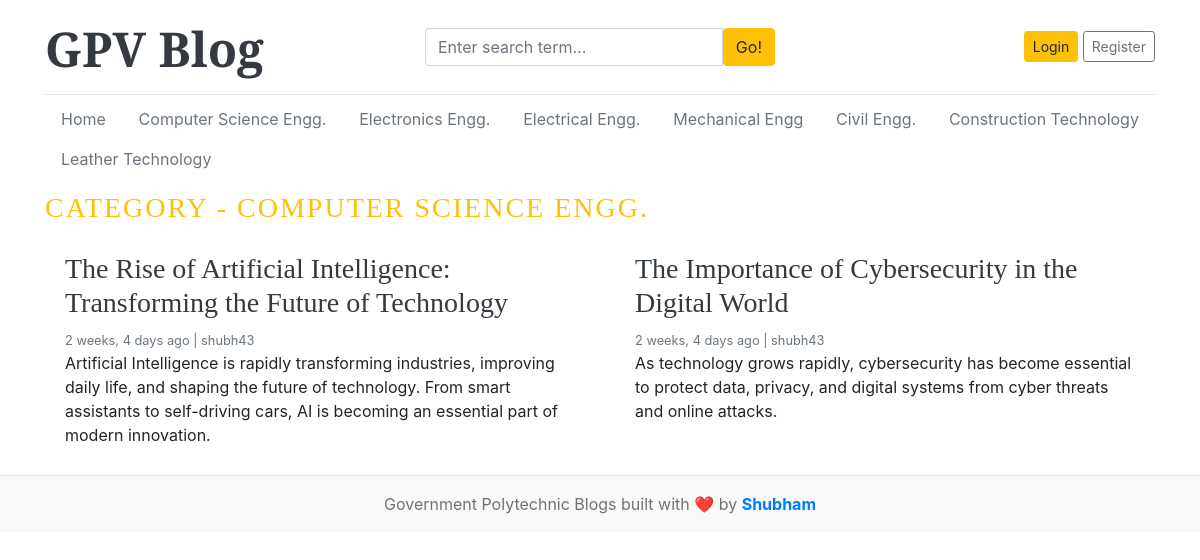
The page /category/13/ on the database its author committed.
### blogs/models.py (models this page shows, shortened)
class category(models.Model):
    category_name = models.CharField(max_length=50,unique=True)
    cerated_at = models.DateTimeField(auto_now_add=True)
    updated_at = models.DateTimeField(auto_now=True)
    class Meta:
        verbose_name_plural = 'categories'
    def __str__(self):
        return self.category_name

class Blog(models.Model):
    title = models.CharField(max_length=500)
    slug = models.SlugField(max_length=150, unique=True, blank=True)
    category = models.ForeignKey(category, on_delete=models.CASCADE)
    author = models.ForeignKey(User, on_delete=models.CASCADE)
    featured_image = models.ImageField(upload_to='uploads/%Y/%m/%d')
    short_description = models.TextField(max_length=1000)
    blog_body = models.TextField(max_length=5000)
    status = models.CharField(max_length=20, choices=STATUS_CHOICES, default="Draft")
    is_featured = models.BooleanField(default=False)
    created_at = models.DateTimeField(auto_now_add=True)
    updated_at = models.DateTimeField(auto_now=True)

### blogs/views.py (the view)
# urls.py: path('<int:category_id>/', views.posts_by_category, name='posts_by_category'),
def posts_by_category(request, category_id):
    posts = Blog.objects.filter(status='Published', category=category_id)#fetch the post that belong to the category with the id category_id
    try:# use try/except when we wants to do some custom action if the category does not exists
        Category=category.objects.get(pk=category_id)
    except: #it will redirect the user to home page if category does not exist
        return redirect('home')
    context = {
        'posts': posts,
        'Category': Category,
    }
    return render(request, 'posts_by_category.html', context)

### blogs/context_processors.py (called while the page is built)
def get_categories(request):
  categories = category.objects.all()
  return dict(categories=categories)

def get_social_links(requests):
  social_links = SocialLink.objects.all()
  return dict(social_links=social_links)

### templates/posts_by_category.html
{% extends "base.html" %}
{% block content %}
  <h3 class="text-uppercase text-warning" style="letter-spacing: 2px;">Category - {{ Category }}</h3>
  <div class="row mb-2">
    {% if  posts %}
    {% for post in posts %}
    <div class="col-md-6">
      <div class="card border-0" >
        <div class="card-body">
          <h3><a href="{% url 'blogs' post.slug %}" class="text-dark"> {{post.title}} </a></h3>
          <small class="mb-1 text-muted">{{ post.created_at | timesince }} ago | {{ post.author }} </small>
          <p class="card-text"> {{post.short_description |truncatewords:30}} </p>
        </div>
      </div>
    </div>
    {% endfor %}
    {% else %}
    <p>No Post </p>
    {% endif %}
  </div>
</div>
{% endblock %}

### templates/base.html (shortened to what this page needs)
{% load static %}
<!DOCTYPE html>
<html lang="en">
<head>
    <link href="https://getbootstrap.com/docs/4.0/dist/css/bootstrap.min.css" rel="stylesheet">
    <link rel="stylesheet" href="https://cdnjs.cloudflare.com/ajax/libs/font-awesome/4.7.0/css/font-awesome.min.css">
    <link href="{% static 'C:\Users\itzsh\OneDrive\Desktop\Blog\blog_main\static\css\blog.css'%}" rel="stylesheet">
  </head>
<body>
    <div class="container">
      <header class="blog-header py-3">
        <div class="row flex-nowrap justify-content-between align-items-center">
          <div class="col-4 pt-1">
            <a class="blog-header-logo text-dark display-4 font-weight-bold" href="/">GPV Blog</a>
          </div>
          <div class="col-4">
            <form action="{% url 'search' %}" method="GET">
              <div class="input-group">
                <input class="form-control" type="text" name="keywords" value="{{ keyword }}" placeholder="Enter search term..." aria-label="Enter search term..." aria-describedby="button-search" />
                  <button type="submit" class="btn btn-warning" id="button-search" type="button">Go!</button>
              </div>
            </form>
          </div>
          <div class="col-4 d-flex justify-content-end align-items-center">
            {% if not user.is_authenticated %}
            <a class="btn btn-sm btn-warning glow-btn" href="{% url 'login' %}">Login</a> &nbsp;
            <a class="btn btn-sm btn-outline-secondary glow-btn" href="{% url 'register' %}">Register</a>
            {% else %}
            <span><a href="{% url 'dashboard' %}" class="glow-button">Dashboard</a></span>
            &emsp;
            <span><a href="{% url 'logout' %}" class="glow-button">Logout</a></span>
            {% endif %}
          </div>
        </div>
      </header>
      <div class="nav-scroller py-1 mb-2">
        <nav class="nav d-flex justify-content-between">
          <a class="nav-btn" href="/">Home</a>
          {% for cat in categories %}
            <a class="nav-btn" href="{% url 'posts_by_category' cat.id %}">
              {{ cat.category_name }}
            </a>
          {% endfor %}
        </nav>
      </div>
{% block content %}
{% endblock %}
 <footer class="blog-footer text-center py-3">
  <div class="container">
    <p class="mb-0">
      Government Polytechnic Blogs built with ❤️ by
      <a href="" class="font-weight-bold">Shubham</a>
    </p>
  </div>
</footer>
</body>
</html>

### blog_main/static/css/blog.css (style rules this page uses)
.blog-header { border-bottom: 1px solid #e5e5e5; }
.blog-header-logo { font-family: "Playfair Display", Georgia, "Times New Roman", serif; font-size: 2.25rem; }
h1, h2, h3, h4, h5, h6 { font-family: "Playfair Display", Georgia, "Times New Roman", serif; }
.display-4 { font-size: 2.5rem; }
@media (min-width: 768px) { .display-4 { font-size: 3rem; } }
.blog-footer { padding: 2.5rem 0; color: #727272; text-align: center; background-color: #f9f9f9; border-top: .05rem solid #e5e5e5; }
.blog-footer p:last-child { text-align: center; margin-bottom: 0; margin-bottom: 1rem; }
.glow-btn { transition: all 0.3s ease-in-out; }
.nav-btn { padding: 8px 16px; border-radius: 6px; text-decoration: none; color: #6c757d; transition: all 0.3s ease-in-out; display: inline-block; }

### rows shown on the page
category: category_name "Computer Science Engg.", category_name "COMPUTER SCIENCE ENGG."
category: category_name "Electronics Engg."
category: category_name "Electrical Engg."
category: category_name "Mechanical Engg"
category: category_name "Civil Engg."
category: category_name "Construction Technology"
category: category_name "Leather Technology"
Blog: title "The Rise of Artificial Intelligence: Transforming the Future of Technology", created_at "2 weeks, 4 days", author "shubh43", short_description "Artificial Intelligence is rapidly transforming industries, improving daily life, and shaping the future of technology. From smart assistants to self-driving cars, AI is becoming an essential part of modern innovation."
Blog: title "The Importance of Cybersecurity in the Digital World", created_at "2 weeks, 4 days", author "shubh43", short_description "As technology grows rapidly, cybersecurity has become essential to protect data, privacy, and digital systems from cyber threats and online attacks."
